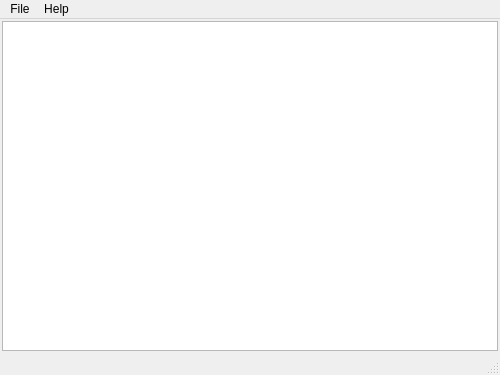
<?xml version="1.0" encoding="UTF-8"?>
<ui version="4.0">
 <class>SerialGraphics</class>
 <widget class="QDockWidget" name="SerialGraphics">
  <property name="geometry">
   <rect>
    <x>0</x>
    <y>0</y>
    <width>500</width>
    <height>375</height>
   </rect>
  </property>
  <widget class="QMainWindow" name="mainWindow">
   <property name="dockNestingEnabled">
    <bool>true</bool>
   </property>
   <widget class="QWidget" name="centralWidget">
    <layout class="QGridLayout" name="gridLayout">
     <property name="leftMargin">
      <number>2</number>
     </property>
     <property name="topMargin">
      <number>2</number>
     </property>
     <property name="rightMargin">
      <number>2</number>
     </property>
     <property name="bottomMargin">
      <number>2</number>
     </property>
     <property name="spacing">
      <number>0</number>
     </property>
     <item row="0" column="0">
      <widget class="QGraphicsView" name="graphicsView">
       <property name="verticalScrollBarPolicy">
        <enum>Qt::ScrollBarAlwaysOff</enum>
       </property>
       <property name="horizontalScrollBarPolicy">
        <enum>Qt::ScrollBarAlwaysOff</enum>
       </property>
       <property name="backgroundBrush">
        <brush brushstyle="SolidPattern">
         <color alpha="255">
          <red>255</red>
          <green>255</green>
          <blue>255</blue>
         </color>
        </brush>
       </property>
       <property name="renderHints">
        <set>QPainter::Antialiasing|QPainter::SmoothPixmapTransform|QPainter::TextAntialiasing</set>
       </property>
       <property name="dragMode">
        <enum>QGraphicsView::ScrollHandDrag</enum>
       </property>
       <property name="viewportUpdateMode">
        <enum>QGraphicsView::FullViewportUpdate</enum>
       </property>
      </widget>
     </item>
    </layout>
   </widget>
   <widget class="QMenuBar" name="menuBar">
    <property name="geometry">
     <rect>
      <x>0</x>
      <y>0</y>
      <width>500</width>
      <height>21</height>
     </rect>
    </property>
    <widget class="QMenu" name="menuFile">
     <property name="title">
      <string>File</string>
     </property>
     <addaction name="actionZoom_In"/>
     <addaction name="actionZoom_Out"/>
     <addaction name="separator"/>
     <addaction name="actionZoom_Fit"/>
     <addaction name="separator"/>
     <addaction name="actionSave_Raster_Image"/>
     <addaction name="actionSave_Vector_Image"/>
     <addaction name="separator"/>
     <addaction name="actionImport_State"/>
     <addaction name="actionExport_State"/>
     <addaction name="separator"/>
     <addaction name="actionClose_Window"/>
    </widget>
    <widget class="QMenu" name="menuHelp">
     <property name="title">
      <string>Help</string>
     </property>
     <addaction name="actionGeneral_Help"/>
     <addaction name="actionGraphics_Help"/>
    </widget>
    <addaction name="menuFile"/>
    <addaction name="menuHelp"/>
   </widget>
   <widget class="QStatusBar" name="statusBar"/>
  </widget>
  <action name="actionZoom_In">
   <property name="text">
    <string>Zoom In</string>
   </property>
   <property name="shortcut">
    <string>Ctrl+=</string>
   </property>
  </action>
  <action name="actionZoom_Out">
   <property name="text">
    <string>Zoom Out</string>
   </property>
   <property name="shortcut">
    <string>Ctrl+-</string>
   </property>
  </action>
  <action name="actionZoom_Fit">
   <property name="text">
    <string>Zoom Fit</string>
   </property>
   <property name="shortcut">
    <string>Ctrl+0</string>
   </property>
  </action>
  <action name="actionSave_Raster_Image">
   <property name="text">
    <string>Save Raster Image</string>
   </property>
   <property name="shortcut">
    <string>Ctrl+S</string>
   </property>
  </action>
  <action name="actionSave_Vector_Image">
   <property name="text">
    <string>Save Vector Image</string>
   </property>
   <property name="shortcut">
    <string>Ctrl+Shift+S</string>
   </property>
  </action>
  <action name="actionImport_State">
   <property name="enabled">
    <bool>false</bool>
   </property>
   <property name="text">
    <string>Import State</string>
   </property>
   <property name="shortcut">
    <string>Ctrl+I</string>
   </property>
   <property name="visible">
    <bool>false</bool>
   </property>
  </action>
  <action name="actionExport_State">
   <property name="text">
    <string>Export State</string>
   </property>
   <property name="shortcut">
    <string>Ctrl+E</string>
   </property>
  </action>
  <action name="actionClose_Window">
   <property name="text">
    <string>Close Window</string>
   </property>
   <property name="shortcut">
    <string>Ctrl+Q</string>
   </property>
  </action>
  <action name="actionGeneral_Help">
   <property name="text">
    <string>General Help</string>
   </property>
  </action>
  <action name="actionGraphics_Help">
   <property name="text">
    <string>Graphics Help</string>
   </property>
  </action>
 </widget>
 <resources/>
 <connections/>
</ui>
